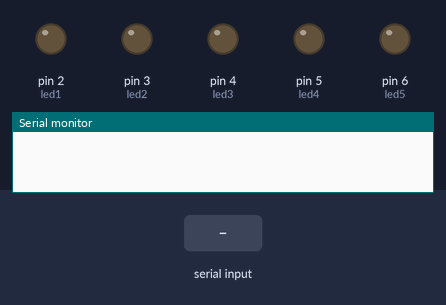
A sketch run on a simulated Arduino Uno, built with avr-gcc and run on an emulated ATmega328P. Parts: output pins drawn as LEDs (lit = HIGH), the last lines printed to the serial monitor. The inputs (shaded band) are chosen by the test bench.

Above: at 1.2 s.
1.3 s: "90,45\n" received over Serial
At 2.1 s:
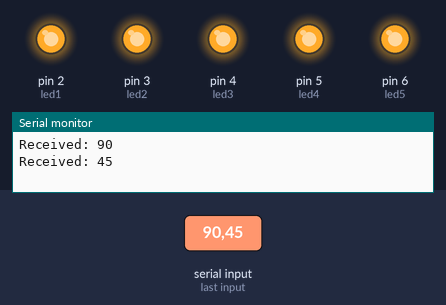
Timing chart, 0 to 4.3 s (numbered marks = the images above; inputs shaded):
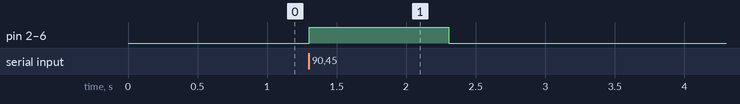

Measured:
- after the input at 1.3 s, pin 2 (led1), pin 3 (led2), pin 4 (led3), pin 5 (led4), pin 6 (led5): LOW → HIGH at once, → LOW 1.0 s later

The sketch:

finger_led.ino.ino
```cpp
int led1 = 2;
int led2 = 3;
int led3 = 4;
int led4 = 5;
int led5 = 6;

void setup() {
  Serial.begin(9600);
  pinMode(led1, OUTPUT);
  pinMode(led2, OUTPUT);
  pinMode(led3, OUTPUT);
  pinMode(led4, OUTPUT);
  pinMode(led5, OUTPUT);
}

void loop() {
  if (Serial.available() > 0) {
    int count = Serial.parseInt();
    Serial.print("Received: ");
    Serial.println(count);

    digitalWrite(led1, count >= 1 ? HIGH : LOW);
    digitalWrite(led2, count >= 2 ? HIGH : LOW);
    digitalWrite(led3, count >= 3 ? HIGH : LOW);
    digitalWrite(led4, count >= 4 ? HIGH : LOW);
    digitalWrite(led5, count >= 5 ? HIGH : LOW);
  }
}
```
